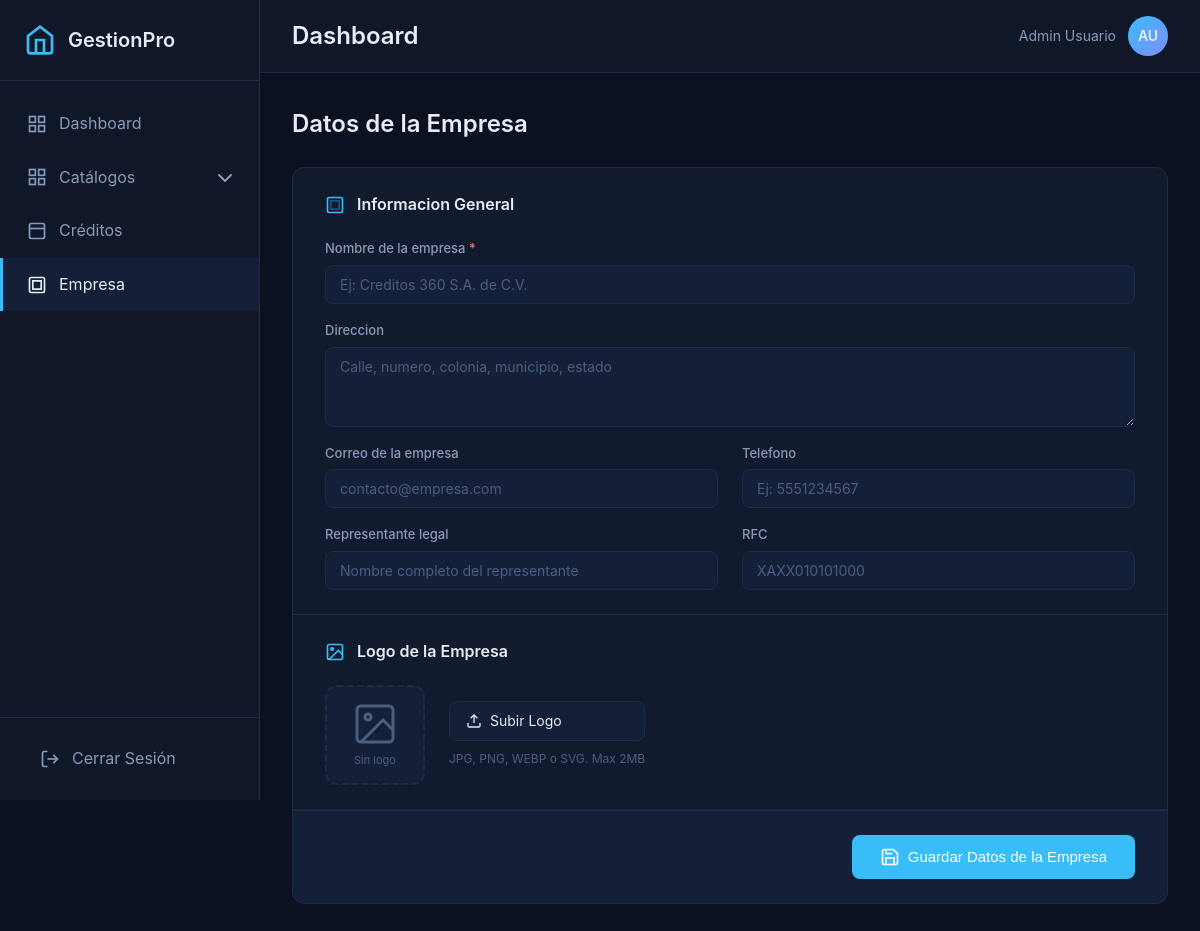
/public/empresa (signed in), run on an earlier commit of the app's database.
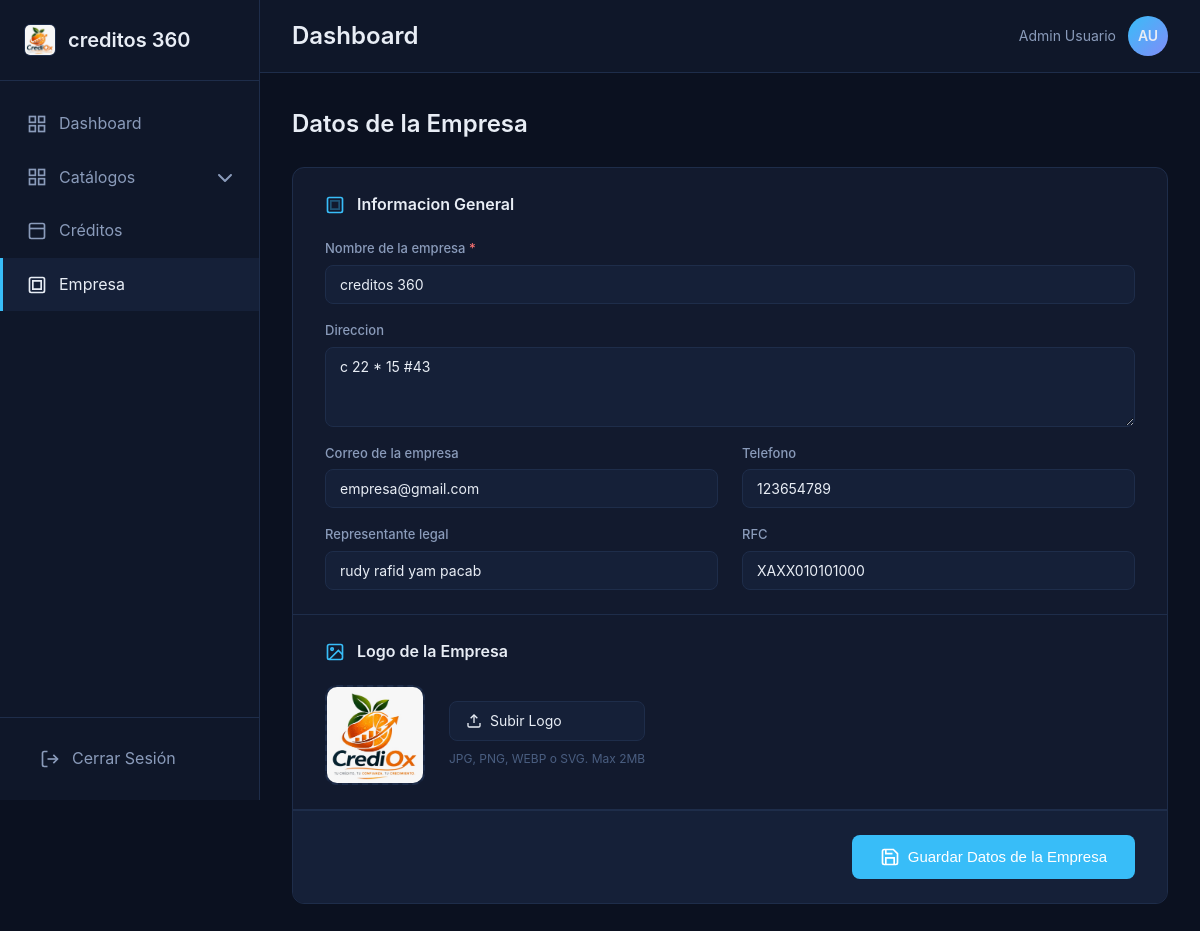
And on a later commit of the database.
### tables this page shows
CREATE TABLE `datos_empresa` (
  `id` int(11) NOT NULL,
  `nombre_empresa` varchar(150) DEFAULT NULL,
  `direccion` varchar(255) DEFAULT NULL,
  `correo` varchar(120) DEFAULT NULL,
  `representante_legal` varchar(150) DEFAULT NULL,
  `rfc` varchar(13) DEFAULT NULL,
  `telefono` varchar(20) DEFAULT NULL,
  `logo_ruta` varchar(255) DEFAULT NULL,
  `created_at` timestamp NULL DEFAULT current_timestamp(),
  `updated_at` timestamp NULL DEFAULT current_timestamp() ON UPDATE current_timestamp()
);

### app/controllers/EmpresaController.php (called while the page is built, shortened)
<?php
class EmpresaController
{
    private EmpresaService $service;
    public function __construct()
    {
        $this->service = new EmpresaService();
    }
    public function index(): void
    {
        $empresa = $this->service->obtenerDatos();
        require __DIR__ . '/../views/layouts/app.php';
    }
}

### app/config/DBC.php (called while the page is built)
<?php
class DBC
{
    private static ?PDO  $instance = null;
    private static array $config = [
        'host' => 'localhost',
        'port' => 3306,
        'db' => 'sistema_creditos360',
        'user' => 'root',
        'password' => '',
        'charset' => 'utf8mb4',
    ];
    public static function get(): PDO
    {
        if (self::$instance === null) {
            try {
                $dsn = sprintf(
                    "mysql:host=%s;port=%d;dbname=%s;charset=%s",
                    self::$config['host'],
                    self::$config['port'],
                    self::$config['db'],
                    self::$config['charset']
                );
                self::$instance = new PDO(
                    $dsn,
                    self::$config['user'],
                    self::$config['password'],
                    [
                        PDO::ATTR_ERRMODE => PDO::ERRMODE_EXCEPTION,
                        PDO::ATTR_DEFAULT_FETCH_MODE => PDO::FETCH_ASSOC,
                        PDO::ATTR_EMULATE_PREPARES => false,
                    ]
                );
            } catch (PDOException $e) {
                die("Error de conexión a la base de datos.");
            }
        }
        return self::$instance;
    }
}

### app/repositories/EmpresaRepository.php (called while the page is built, shortened)
<?php
class EmpresaRepository
{
    private PDO $db;
    public function __construct()
    {
        $this->db = DBC::get();
    }
    private function asegurarTabla(): void
    {
        $sql = "CREATE TABLE IF NOT EXISTS datos_empresa (
            id INT NOT NULL PRIMARY KEY,
            nombre_empresa VARCHAR(150) NULL,
            direccion VARCHAR(255) NULL,
            correo VARCHAR(120) NULL,
            representante_legal VARCHAR(150) NULL,
            rfc VARCHAR(13) NULL,
            telefono VARCHAR(20) NULL,
            logo_ruta VARCHAR(255) NULL,
            created_at TIMESTAMP NULL DEFAULT CURRENT_TIMESTAMP,
            updated_at TIMESTAMP NULL DEFAULT CURRENT_TIMESTAMP ON UPDATE CURRENT_TIMESTAMP
        ) ENGINE=InnoDB DEFAULT CHARSET=utf8mb4";
        $this->db->exec($sql);
    }
    public function obtenerDatos(): array
    {
        $stmt = $this->db->prepare("SELECT * FROM datos_empresa WHERE id = 1 LIMIT 1");
        $stmt->execute();
        $empresa = $stmt->fetch();
        if (!$empresa) {
            return [
                'id' => 1,
                'nombre_empresa' => '',
                'direccion' => '',
                'correo' => '',
                'representante_legal' => '',
                'rfc' => '',
                'telefono' => '',
                'logo_ruta' => null,
            ];
        }
        return $empresa;
    }
}

### app/services/EmpresaService.php (called while the page is built, shortened)
<?php
class EmpresaService
{
    private EmpresaRepository $repository;
    public function __construct()
    {
        $this->repository = new EmpresaRepository();
    }
    public function obtenerDatos(): array
    {
        return $this->repository->obtenerDatos();
    }
}

### app/views/empresa/index.php (the view, shortened to what this page needs)
<?php
$empresa = $empresa ?? [];
$logo = $empresa['logo_ruta'] ?? null;
?>
<section id="empresa" class="content-section">
    <div class="section-header">
        <h2>Datos de la Empresa</h2>
    </div>
    <form class="form-card" action="/proyecto-residencia/public/empresa/guardar" method="POST" enctype="multipart/form-data">
        <div class="form-section">
            <div class="form-section-title">
                <svg width="20" height="20" viewBox="0 0 24 24" fill="none" stroke="currentColor" stroke-width="2">
                    <rect x="3" y="3" width="18" height="18" rx="2" ry="2"></rect>
                    <path d="M7 7h10v10H7z" opacity="0.35"></path>
                </svg>
                <h3>Informacion General</h3>
            </div>
            <div class="form-grid">
                <div class="form-field span-2">
                    <label for="nombre_empresa">Nombre de la empresa <span class="required">*</span></label>
                    <input type="text" id="nombre_empresa" name="nombre_empresa" maxlength="150" required value="<?= htmlspecialchars($empresa['nombre_empresa'] ?? '') ?>" placeholder="Ej: Creditos 360 S.A. de C.V.">
                </div>
                <div class="form-field span-2">
                    <label for="direccion">Direccion</label>
                    <textarea id="direccion" name="direccion" maxlength="255" rows="3" placeholder="Calle, numero, colonia, municipio, estado"><?= htmlspecialchars($empresa['direccion'] ?? '') ?></textarea>
                </div>
                <div class="form-field">
                    <label for="correo">Correo de la empresa</label>
                    <input type="email" id="correo" name="correo" maxlength="120" value="<?= htmlspecialchars($empresa['correo'] ?? '') ?>" placeholder="contacto@empresa.com">
                </div>
                <div class="form-field">
                    <label for="telefono">Telefono</label>
                    <input type="text" id="telefono" name="telefono" maxlength="20" value="<?= htmlspecialchars($empresa['telefono'] ?? '') ?>" placeholder="Ej: 5551234567">
                </div>
                <div class="form-field">
                    <label for="representante_legal">Representante legal</label>
                    <input type="text" id="representante_legal" name="representante_legal" maxlength="150" value="<?= htmlspecialchars($empresa['representante_legal'] ?? '') ?>" placeholder="Nombre completo del representante">
                </div>
                <div class="form-field">
                    <label for="rfc">RFC</label>
                    <input type="text" id="rfc" name="rfc" maxlength="13" style="text-transform: uppercase;" value="<?= htmlspecialchars($empresa['rfc'] ?? '') ?>" placeholder="XAXX010101000">
                </div>
            </div>
        </div>
        <div class="form-section">
            <div class="form-section-title">
                <svg width="20" height="20" viewBox="0 0 24 24" fill="none" stroke="currentColor" stroke-width="2">
                    <rect x="3" y="3" width="18" height="18" rx="2" ry="2"></rect>
                    <circle cx="8.5" cy="8.5" r="1.5"></circle>
                    <polyline points="21 15 16 10 5 21"></polyline>
                </svg>
                <h3>Logo de la Empresa</h3>
            </div>
            <div class="foto-upload-area">
                <div class="foto-preview" id="empresaLogoPreview">
                    <?php if (!empty($logo)): ?>
                        <img src="/<?= htmlspecialchars($logo) ?>" alt="Logo actual">
                    <?php else: ?>
                        <svg width="48" height="48" viewBox="0 0 24 24" fill="none" stroke="currentColor" stroke-width="1.5">
                            <rect x="3" y="3" width="18" height="18" rx="2" ry="2"></rect>
                            <circle cx="8.5" cy="8.5" r="1.5"></circle>
                            <polyline points="21 15 16 10 5 21"></polyline>
                        </svg>
                        <span>Sin logo</span>
                    <?php endif; ?>
                </div>
                <div class="foto-actions">
                    <label for="empresa_logo" class="btn-secondary" style="cursor: pointer;">
                        <svg width="16" height="16" viewBox="0 0 24 24" fill="none" stroke="currentColor" stroke-width="2">
                            <path d="M21 15v4a2 2 0 0 1-2 2H5a2 2 0 0 1-2-2v-4"></path>
                            <polyline points="17 8 12 3 7 8"></polyline>
                            <line x1="12" y1="3" x2="12" y2="15"></line>
                        </svg>
                        Subir Logo
                    </label>
                    <span class="foto-hint">JPG, PNG, WEBP o SVG. Max 2MB</span>
                </div>
            </div>
        </div>
        <div class="form-actions">
            <button type="submit" class="btn-primary btn-lg">
                <svg width="20" height="20" viewBox="0 0 24 24" fill="none" stroke="currentColor" stroke-width="2">
                    <path d="M19 21H5a2 2 0 0 1-2-2V5a2 2 0 0 1 2-2h11l5 5v11a2 2 0 0 1-2 2z"></path>
                    <polyline points="17 21 17 13 7 13 7 21"></polyline>
                    <polyline points="7 3 7 8 15 8"></polyline>
                </svg>
                Guardar Datos de la Empresa
            </button>
        </div>
    </form>
</section>

### public/index.php (shortened to what this page needs)
<?php
spl_autoload_register(function ($class) {
    $baseDir = __DIR__ . '/../app/';
    $paths = [
        'controllers/',
        'services/',
        'repositories/',
        'config/',
    ];
    foreach ($paths as $path) {
        $file = $baseDir . $path . $class . '.php';
        if (file_exists($file)) {
            return;
        }
    }
});
$uri = parse_url($_SERVER['REQUEST_URI'], PHP_URL_PATH);
$basePath = '/proyecto-residencia/public';
if (strpos($uri, $basePath) === 0) {
    $uri = substr($uri, strlen($basePath));
}
$uri = trim($uri, '/');
switch ($uri) {
    case 'empresa':
        (new EmpresaController())->index();
        break;
}

### app/views/layouts/app.php (shortened to what this page needs)
<!DOCTYPE html>
<html lang="es">
<head>
    <link rel="stylesheet" href="/assets/css/styles.css">
</head>
<body>
    <div class="app-container">
        <?php $currentPath = $_SERVER['REQUEST_URI']; ?>
        <?php require  __DIR__ . '/sidebar.php' ?>
        <main class="main-content">
            <?php require __DIR__ . '/header.php' ?>
            <div class="content-wrapper">
                <?php require $view; ?>
            </div>
        </main>
    </div>
</body>
</html>

### app/views/layouts/sidebar.php (shortened to what this page needs)
<?php
$empresaSidebar = [
    'nombre_empresa' => 'GestionPro',
    'logo_ruta' => null,
];
if (class_exists('EmpresaService')) {
    try {
        $empresaSidebar = array_merge($empresaSidebar, (new EmpresaService())->obtenerDatos());
    } catch (Throwable $e) {
    }
}
?>
<aside class="sidebar">
    <div class="sidebar-header">
        <div class="logo">
            <?php if (!empty($empresaSidebar['logo_ruta'])): ?>
                <img src="/<?= htmlspecialchars($empresaSidebar['logo_ruta']) ?>" alt="Logo empresa" class="sidebar-logo-image">
            <?php else: ?>
                <svg width="32" height="32" viewBox="0 0 24 24" fill="none" stroke="currentColor" stroke-width="2">
                    <path d="M3 9l9-7 9 7v11a2 2 0 0 1-2 2H5a2 2 0 0 1-2-2z"></path>
                    <polyline points="9 22 9 12 15 12 15 22"></polyline>
                </svg>
            <?php endif; ?>
            <span><?= htmlspecialchars($empresaSidebar['nombre_empresa'] ?: 'GestionPro') ?></span>
        </div>
    </div>
    <?php $rol = isset($_SESSION['usuario_rol']) ? (int)$_SESSION['usuario_rol'] : null; ?>
    <?php
    $dashboardHref = '/proyecto-residencia/public/dashboard';
    $isDashboardAdmin = str_contains($currentPath, '/dashboard') && !str_contains($currentPath, '/dashboard-cliente') && !str_contains($currentPath, '/dashboard-cobratario');
    $isDashboardCliente = str_contains($currentPath, '/dashboard-cliente');
    ?>
    <nav class="sidebar-nav">
        <ul>
            <li>
                <a href="<?= $dashboardHref ?>" class="nav-link <?= ($rol === 1 && $isDashboardAdmin) || ($rol === 2 && $isDashboardCliente) ? 'active' : '' ?>" <?= $rol === 3 ? 'data-cobratario-nav="resumen"' : '' ?>>
                    <svg width="20" height="20" viewBox="0 0 24 24" fill="none" stroke="currentColor" stroke-width="2">
                        <rect x="3" y="3" width="7" height="7"></rect>
                        <rect x="14" y="3" width="7" height="7"></rect>
                        <rect x="14" y="14" width="7" height="7"></rect>
                        <rect x="3" y="14" width="7" height="7"></rect>
                    </svg>
                    <span>Dashboard</span>
                </a>
            </li>
            <?php if ($rol !== 2 && $rol !== 3): ?>
                <?php $catalogosActive = str_contains($currentPath, '/clientes') || str_contains($currentPath, '/cobratarios') || str_contains($currentPath, '/usuarios'); ?>
                <li>
                    <details class="nav-details" <?= $catalogosActive ? 'open' : '' ?>>
                        <summary class="nav-link <?= $catalogosActive ? 'active' : '' ?>">
                            <svg width="20" height="20" viewBox="0 0 24 24" fill="none" stroke="currentColor" stroke-width="2">
                                <rect x="3" y="3" width="7" height="7"></rect>
                                <rect x="14" y="3" width="7" height="7"></rect>
                                <rect x="14" y="14" width="7" height="7"></rect>
                                <rect x="3" y="14" width="7" height="7"></rect>
                            </svg>
                            <span>Catálogos</span>
                        </summary>
                    </details>
                </li>
                <li>
                    <a href="/proyecto-residencia/public/creditos" class="nav-link <?= str_contains($currentPath, '/creditos') ? 'active' : '' ?>">
                        <svg width="20" height="20" viewBox="0 0 24 24" fill="none" stroke="currentColor" stroke-width="2">
                            <rect x="3" y="3" width="18" height="18" rx="2" ry="2"></rect>
                            <line x1="3" y1="9" x2="21" y2="9"></line>
                            <line x1="9" y1="16" x2="9" y2="16.01"></line>
                            <line x1="13" y1="16" x2="13" y2="16.01"></line>
                        </svg>
                        <span>Créditos</span>
                    </a>
                </li>
                <li>
                    <a href="/proyecto-residencia/public/empresa" class="nav-link <?= str_contains($currentPath, '/empresa') ? 'active' : '' ?>">
                        <svg width="20" height="20" viewBox="0 0 24 24" fill="none" stroke="currentColor" stroke-width="2">
                            <rect x="3" y="3" width="18" height="18" rx="2" ry="2"></rect>
                            <path d="M7 7h10v10H7z"></path>
                        </svg>
                        <span>Empresa</span>
                    </a>
                </li>
            <?php endif; ?>
        </ul>
    </nav>
    <div class="sidebar-footer">
        <a href="/proyecto-residencia/public/logout" class="logout-btn">
            <svg width="20" height="20" viewBox="0 0 24 24" fill="none" stroke="currentColor" stroke-width="2">
                <path d="M9 21H5a2 2 0 0 1-2-2V5a2 2 0 0 1 2-2h4"></path>
                <polyline points="16 17 21 12 16 7"></polyline>
                <line x1="21" y1="12" x2="9" y2="12"></line>
            </svg>
            <span>Cerrar Sesión</span>
        </a>
    </div>
</aside>

### app/views/layouts/header.php (shortened to what this page needs)
<header class="main-header">
    <div class="header-left">
        <h1 id="pageTitle">Dashboard</h1>
    </div>
    <div class="header-right">
        <div class="user-info">
            <span class="user-name">Admin Usuario</span>
            <div class="user-avatar">AU</div>
        </div>
    </div>
</header>

What changed in the data, as far as the page shows it:
added datos_empresa: logo_ruta (picture), nombre_empresa "creditos 360", direccion "c 22 * 15 #43", correo "empresa@gmail.com", telefono "123654789", representante_legal "rudy rafid yam pacab", rfc "XAXX010101000"
Also different on the page:
$empresaSidebar['nombre_empresa'] ?: 'GestionPro': "GestionPro" → (not shown)
text no longer shown: "Sin logo"
